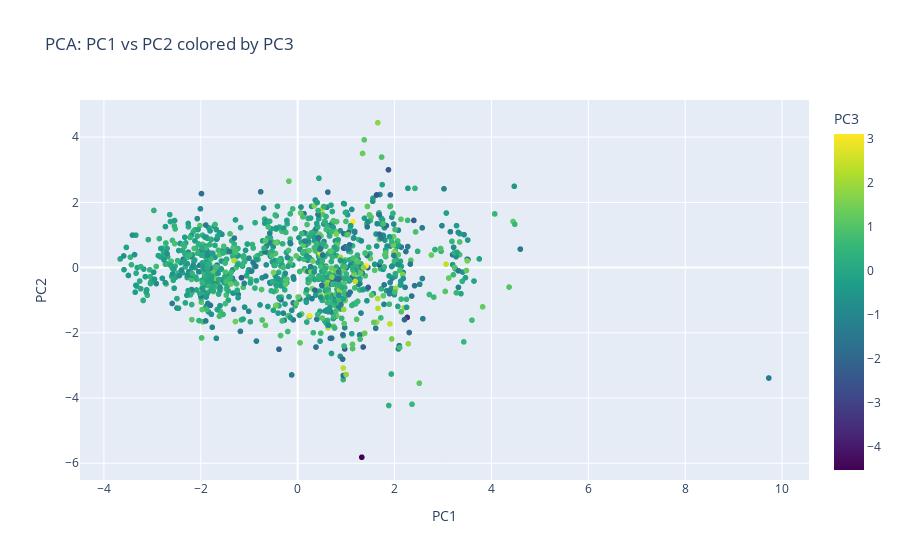

The cell this chart's notebook holds for it:
### Markdown cell above
# compare PCA 1 and PCA 2 values

### Code cell
fig = px.scatter(
    X_pca,
    x='PC1',
    y='PC2',
    color='PC3',             # Color points by PC3
    hover_data=[X_pca.index],  # show index on hover
    title='PCA: PC1 vs PC2 colored by PC3',
    color_continuous_scale='Viridis'  # optional color scale
)

fig.show()

### Figure 1 — Plotly figure (JSON) as saved in the notebook; plotly's stock layout.template omitted (floating-point values rounded to 4 significant figures; data arrays with more than 128 entries replaced by an {"elided": "..."} marker saying what was removed)
{"data": [{"customdata": {"elided": "1219x1 str values"}, "hovertemplate": "PC1=%{x}<br>PC2=%{y}<br>Name=%{customdata[0]}<br>PC3=%{marker.color}<extra></extra>", "legendgroup": "", "marker": {"color": {"elided": "1219 float values"}, "coloraxis": "coloraxis", "symbol": "circle"}, "mode": "markers", "name": "", "showlegend": false, "type": "scattergl", "x": {"elided": "1219 float values"}, "xaxis": "x", "y": {"elided": "1219 float values"}, "yaxis": "y"}], "layout": {"coloraxis": {"colorbar": {"title": {"text": "PC3"}}, "colorscale": [[0, "#440154"], [0.1111, "#482878"], [0.2222, "#3e4989"], [0.3333, "#31688e"], [0.4444, "#26828e"], [0.5556, "#1f9e89"], [0.6667, "#35b779"], [0.7778, "#6ece58"], [0.8889, "#b5de2b"], [1, "#fde725"]]}, "legend": {"tracegroupgap": 0}, "title": {"text": "PCA: PC1 vs PC2 colored by PC3"}, "xaxis": {"anchor": "y", "domain": [0, 1], "title": {"text": "PC1"}}, "yaxis": {"anchor": "x", "domain": [0, 1], "title": {"text": "PC2"}}}}
